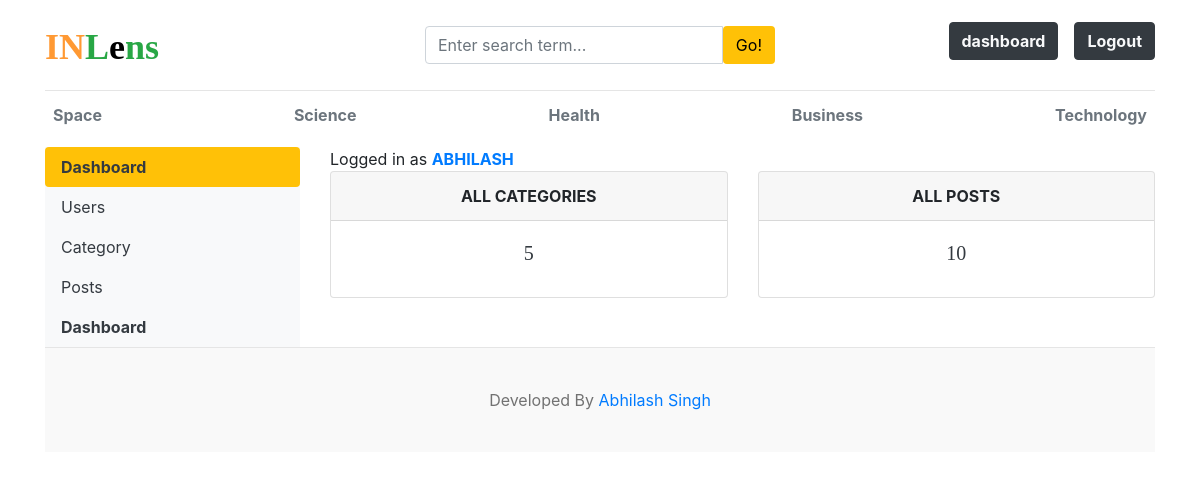
The app's page /dashboard/ (signed in) with its own data.
### blogs/models.py (models this page shows, shortened)
class Category(models.Model):
    category_name = models.CharField(max_length=200, unique=True)
    created_at = models.DateTimeField(auto_now_add=True)
    updated_at = models.DateTimeField(auto_now=True)
    class Meta: # to correct the spelling of categories changing the metadata.
        verbose_name_plural = 'categories'

### dashboards/views.py (the view)
# urls.py: path('dashboard/', include('dashboards.urls')),
@login_required(login_url='login')# if the user is not loggedin then it will forcefully redirect to login url page.
def dashboard(request):
    category_count = Category.objects.all().count()
    blogs_count = Blog.objects.all().count()
    context = {
        "category_count": category_count,
        "blogs_count": blogs_count,
    }
    return render(request, "dashboard/dashboard.html", context)

### blogs/context_processors.py (called while the page is built)
def get_categories(request):
    categories = Category.objects.all()
    return dict(categories=categories)

def get_social_links(request):
    social_links = SocialLink.objects.all()
    return dict(social_links=social_links)

### templates/dashboard/dashboard.html (shortened to what this page needs)
{% extends 'base.html' %}
{% block content %}
<div class="row">
{% include 'dashboard/sidebar.html' %}
    <div class="col-md-9">
        <span> Logged in as  <b class="text-primary text-uppercase" >{{user}}</b> </span>
        <div class="row">
            <div class="col">
                <div class="card border-default col-mb-3">
                    <div class="card-header text-center text-uppercase font-weight-bold">All Categories</div>
                    <div class="card-body text-dark">
                        <h5 class="card-title text-center">{{category_count}}</h5>
                    </div>
                </div>
            </div>
            <div class="col">
                <div class="card border-default col-mb-3">
                    <div class="card-header text-center text-uppercase font-weight-bold">All Posts</div>
                    <div class="card-body text-dark">
                        <h5 class="card-title text-center">{{blogs_count}}</h5>
                    </div>
                </div>
            </div>
        </div>
    </div>
</div>
{% endblock %}

### templates/base.html (shortened to what this page needs)
{% load static %}
<!DOCTYPE html>
<html lang="en">
<head>
    <link href="https://getbootstrap.com/docs/4.0/dist/css/bootstrap.min.css" rel="stylesheet">
    <link href="https://applesocial.s3.amazonaws.com/assets/styles/fonts/sanfrancisco/sanfranciscodisplay-regular-webfont.woff" rel="stylesheet">
    <link href="{% static 'css/blog.css' %}" rel="stylesheet">
    <link rel="stylesheet" href="https://cdnjs.cloudflare.com/ajax/libs/font-awesome/4.7.0/css/font-awesome.min.css">
  </head>
<body>
    <div class="container">
      <header class="blog-header py-3">
        <div class="row flex-nowrap justify-content-between align-items-center">
          <div class="col-4 pt-1">
            <a class="blog-header-logo text-success font-weight-bold" href="/"><b style="color:#FF9933">IN</b>L<b style="color:black">e</b>ns</a>
          </div>
          <div class="col-4">
            <form action="{% url 'search' %}" method='GET'>
              <div class="input-group">
                <input class="form-control" type="text" name="keyword" value="{{keyword}}" placeholder="Enter search term..." aria-label="Enter search term..." aria-describedby="button-search" />
                <button type="submit" class="btn bg-warning" id="button-search" type="button">Go!</button>
            </div>
          </form>
        </div>
          <div class="col-4 d-flex justify-content-end align-items-center">
            {% if not user.is_authenticated %}
            <a class="btn btn-dark text-light float-right mb-2  font-weight-bold" href="{% url 'login' %}">Login</a> &nbsp;
            <a class="btn btn-dark text-light float-right mb-2 font-weight-bold" href="{% url 'register' %}">Register</a>
            {% else %}
            <span><a class="btn btn-dark text-light float-right mb-2  font-weight-bold " href="{% url 'dashboard'%}">dashboard</a></span>
            <span><a class ="btn btn-dark text-light float-right mb-2 font-weight-bold" href="{% url 'logout' %}">Logout</a></span>
            {% endif %}
          </div>
        </div>
      </header>
      <div class="nav-scroller py-1 mb-2">
        <nav class="nav d-flex justify-content-between">
          {% for cat in categories %}
          <a class="p-2 text-muted font-weight-bold" href="{% url 'posts_by_category' cat.id%}">{{cat.category_name}}</a>
          {% endfor %}
        </nav>
      </div>
{% block content %}
{% endblock %}
<footer class="blog-footer">
    <p>Developed By <a href="#">Abhilash Singh</a></p>
  </footer>
  </body>
  </html>

### blog_main/static/css/blog.css (style rules this page uses)
.blog-header { border-bottom: 1px solid #e5e5e5; }
.blog-header-logo { font-family: "Playfair Display", Georgia, "Times New Roman", serif; font-size: 2.25rem; }
h1, h2, h3, h4, h5, h6 { font-family: "Playfair Display", Georgia, "Times New Roman", serif; }
.blog-footer { padding: 2.5rem 0; color: #727272; text-align: center; background-color: #f9f9f9; border-top: .05rem solid #e5e5e5; }
.blog-footer p:last-child { margin-bottom: 0; }

### records on screen
Category: category_name "Space"
Category: category_name "Science"
Category: category_name "Health"
Category: category_name "Business"
Category: category_name "Technology"

### other values on screen
{{ user }} "ABHILASH"
{{ category_count }} "5"
{{ blogs_count }} "10"
